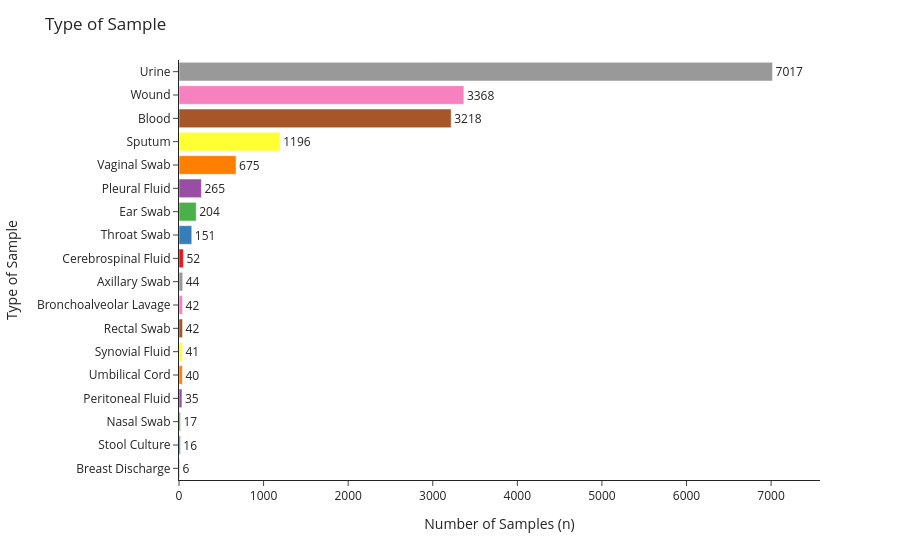

The notebook cell this image was saved under:
### Markdown cell above
## Type of Sample

### Code cell
# Prepare data
plot_df = count_entries("Type of Sample", nonorm=True)

# Plotly Express bar plot
fig = px.bar(
    plot_df, x='Count', y='Type of Sample', orientation='h',
    text='Count', color='Type of Sample',
    color_discrete_sequence=px.colors.qualitative.Set1
)

# Layout tweaks
fig.update_layout(
    title='Type of Sample', template="simple_white",
    xaxis=dict(
        title="Number of Samples (n)",
        range=[0, plot_df['Count'].max() * 1.08]),
    yaxis=dict(
        categoryorder='array',
        categoryarray=plot_df['Type of Sample'].tolist()
    ),
    showlegend=False,
    height=800
)

# Show count outside bars
fig.update_traces(textposition='outside')
fig.show()

### Figure 1 — Plotly figure (JSON) as saved in the notebook; plotly's stock layout.template omitted (floating-point values rounded to 4 significant figures)
{"data": [{"alignmentgroup": "True", "hovertemplate": "Type of Sample=%{y}<br>Count=%{text}<extra></extra>", "legendgroup": "Breast Discharge", "marker": {"color": "rgb(228,26,28)", "pattern": {"shape": ""}}, "name": "Breast Discharge", "offsetgroup": "Breast Discharge", "orientation": "h", "showlegend": true, "text": [6], "textposition": "outside", "type": "bar", "x": [6], "xaxis": "x", "y": ["Breast Discharge"], "yaxis": "y"}, {"alignmentgroup": "True", "hovertemplate": "Type of Sample=%{y}<br>Count=%{text}<extra></extra>", "legendgroup": "Stool Culture", "marker": {"color": "rgb(55,126,184)", "pattern": {"shape": ""}}, "name": "Stool Culture", "offsetgroup": "Stool Culture", "orientation": "h", "showlegend": true, "text": [16], "textposition": "outside", "type": "bar", "x": [16], "xaxis": "x", "y": ["Stool Culture"], "yaxis": "y"}, {"alignmentgroup": "True", "hovertemplate": "Type of Sample=%{y}<br>Count=%{text}<extra></extra>", "legendgroup": "Nasal Swab", "marker": {"color": "rgb(77,175,74)", "pattern": {"shape": ""}}, "name": "Nasal Swab", "offsetgroup": "Nasal Swab", "orientation": "h", "showlegend": true, "text": [17], "textposition": "outside", "type": "bar", "x": [17], "xaxis": "x", "y": ["Nasal Swab"], "yaxis": "y"}, {"alignmentgroup": "True", "hovertemplate": "Type of Sample=%{y}<br>Count=%{text}<extra></extra>", "legendgroup": "Peritoneal Fluid", "marker": {"color": "rgb(152,78,163)", "pattern": {"shape": ""}}, "name": "Peritoneal Fluid", "offsetgroup": "Peritoneal Fluid", "orientation": "h", "showlegend": true, "text": [35], "textposition": "outside", "type": "bar", "x": [35], "xaxis": "x", "y": ["Peritoneal Fluid"], "yaxis": "y"}, {"alignmentgroup": "True", "hovertemplate": "Type of Sample=%{y}<br>Count=%{text}<extra></extra>", "legendgroup": "Umbilical Cord", "marker": {"color": "rgb(255,127,0)", "pattern": {"shape": ""}}, "name": "Umbilical Cord", "offsetgroup": "Umbilical Cord", "orientation": "h", "showlegend": true, "text": [40], "textposition": "outside", "type": "bar", "x": [40], "xaxis": "x", "y": ["Umbilical Cord"], "yaxis": "y"}, {"alignmentgroup": "True", "hovertemplate": "Type of Sample=%{y}<br>Count=%{text}<extra></extra>", "legendgroup": "Synovial Fluid", "marker": {"color": "rgb(255,255,51)", "pattern": {"shape": ""}}, "name": "Synovial Fluid", "offsetgroup": "Synovial Fluid", "orientation": "h", "showlegend": true, "text": [41], "textposition": "outside", "type": "bar", "x": [41], "xaxis": "x", "y": ["Synovial Fluid"], "yaxis": "y"}, {"alignmentgroup": "True", "hovertemplate": "Type of Sample=%{y}<br>Count=%{text}<extra></extra>", "legendgroup": "Rectal Swab", "marker": {"color": "rgb(166,86,40)", "pattern": {"shape": ""}}, "name": "Rectal Swab", "offsetgroup": "Rectal Swab", "orientation": "h", "showlegend": true, "text": [42], "textposition": "outside", "type": "bar", "x": [42], "xaxis": "x", "y": ["Rectal Swab"], "yaxis": "y"}, {"alignmentgroup": "True", "hovertemplate": "Type of Sample=%{y}<br>Count=%{text}<extra></extra>", "legendgroup": "Bronchoalveolar Lavage", "marker": {"color": "rgb(247,129,191)", "pattern": {"shape": ""}}, "name": "Bronchoalveolar Lavage", "offsetgroup": "Bronchoalveolar Lavage", "orientation": "h", "showlegend": true, "text": [42], "textposition": "outside", "type": "bar", "x": [42], "xaxis": "x", "y": ["Bronchoalveolar Lavage"], "yaxis": "y"}, {"alignmentgroup": "True", "hovertemplate": "Type of Sample=%{y}<br>Count=%{text}<extra></extra>", "legendgroup": "Axillary Swab", "marker": {"color": "rgb(153,153,153)", "pattern": {"shape": ""}}, "name": "Axillary Swab", "offsetgroup": "Axillary Swab", "orientation": "h", "showlegend": true, "text": [44], "textposition": "outside", "type": "bar", "x": [44], "xaxis": "x", "y": ["Axillary Swab"], "yaxis": "y"}, {"alignmentgroup": "True", "hovertemplate": "Type of Sample=%{y}<br>Count=%{text}<extra></extra>", "legendgroup": "Cerebrospinal Fluid", "marker": {"color": "rgb(228,26,28)", "pattern": {"shape": ""}}, "name": "Cerebrospinal Fluid", "offsetgroup": "Cerebrospinal Fluid", "orientation": "h", "showlegend": true, "text": [52], "textposition": "outside", "type": "bar", "x": [52], "xaxis": "x", "y": ["Cerebrospinal Fluid"], "yaxis": "y"}, {"alignmentgroup": "True", "hovertemplate": "Type of Sample=%{y}<br>Count=%{text}<extra></extra>", "legendgroup": "Throat Swab", "marker": {"color": "rgb(55,126,184)", "pattern": {"shape": ""}}, "name": "Throat Swab", "offsetgroup": "Throat Swab", "orientation": "h", "showlegend": true, "text": [151], "textposition": "outside", "type": "bar", "x": [151], "xaxis": "x", "y": ["Throat Swab"], "yaxis": "y"}, {"alignmentgroup": "True", "hovertemplate": "Type of Sample=%{y}<br>Count=%{text}<extra></extra>", "legendgroup": "Ear Swab", "marker": {"color": "rgb(77,175,74)", "pattern": {"shape": ""}}, "name": "Ear Swab", "offsetgroup": "Ear Swab", "orientation": "h", "showlegend": true, "text": [204], "textposition": "outside", "type": "bar", "x": [204], "xaxis": "x", "y": ["Ear Swab"], "yaxis": "y"}, {"alignmentgroup": "True", "hovertemplate": "Type of Sample=%{y}<br>Count=%{text}<extra></extra>", "legendgroup": "Pleural Fluid", "marker": {"color": "rgb(152,78,163)", "pattern": {"shape": ""}}, "name": "Pleural Fluid", "offsetgroup": "Pleural Fluid", "orientation": "h", "showlegend": true, "text": [265], "textposition": "outside", "type": "bar", "x": [265], "xaxis": "x", "y": ["Pleural Fluid"], "yaxis": "y"}, {"alignmentgroup": "True", "hovertemplate": "Type of Sample=%{y}<br>Count=%{text}<extra></extra>", "legendgroup": "Vaginal Swab", "marker": {"color": "rgb(255,127,0)", "pattern": {"shape": ""}}, "name": "Vaginal Swab", "offsetgroup": "Vaginal Swab", "orientation": "h", "showlegend": true, "text": [675], "textposition": "outside", "type": "bar", "x": [675], "xaxis": "x", "y": ["Vaginal Swab"], "yaxis": "y"}, {"alignmentgroup": "True", "hovertemplate": "Type of Sample=%{y}<br>Count=%{text}<extra></extra>", "legendgroup": "Sputum", "marker": {"color": "rgb(255,255,51)", "pattern": {"shape": ""}}, "name": "Sputum", "offsetgroup": "Sputum", "orientation": "h", "showlegend": true, "text": [1196], "textposition": "outside", "type": "bar", "x": [1196], "xaxis": "x", "y": ["Sputum"], "yaxis": "y"}, {"alignmentgroup": "True", "hovertemplate": "Type of Sample=%{y}<br>Count=%{text}<extra></extra>", "legendgroup": "Blood", "marker": {"color": "rgb(166,86,40)", "pattern": {"shape": ""}}, "name": "Blood", "offsetgroup": "Blood", "orientation": "h", "showlegend": true, "text": [3218], "textposition": "outside", "type": "bar", "x": [3218], "xaxis": "x", "y": ["Blood"], "yaxis": "y"}, {"alignmentgroup": "True", "hovertemplate": "Type of Sample=%{y}<br>Count=%{text}<extra></extra>", "legendgroup": "Wound", "marker": {"color": "rgb(247,129,191)", "pattern": {"shape": ""}}, "name": "Wound", "offsetgroup": "Wound", "orientation": "h", "showlegend": true, "text": [3368], "textposition": "outside", "type": "bar", "x": [3368], "xaxis": "x", "y": ["Wound"], "yaxis": "y"}, {"alignmentgroup": "True", "hovertemplate": "Type of Sample=%{y}<br>Count=%{text}<extra></extra>", "legendgroup": "Urine", "marker": {"color": "rgb(153,153,153)", "pattern": {"shape": ""}}, "name": "Urine", "offsetgroup": "Urine", "orientation": "h", "showlegend": true, "text": [7017], "textposition": "outside", "type": "bar", "x": [7017], "xaxis": "x", "y": ["Urine"], "yaxis": "y"}], "layout": {"autosize": true, "barmode": "relative", "legend": {"title": {"text": "Type of Sample"}, "tracegroupgap": 0}, "margin": {"t": 60}, "showlegend": false, "title": {"text": "Type of Sample"}, "xaxis": {"anchor": "y", "domain": [0, 1], "range": [0, 7578.0], "title": {"text": "Number of Samples (n)"}, "type": "linear"}, "yaxis": {"anchor": "x", "autorange": true, "categoryarray": ["Breast Discharge", "Stool Culture", "Nasal Swab", "Peritoneal Fluid", "Umbilical Cord", "Synovial Fluid", "Rectal Swab", "Bronchoalveolar Lavage", "Axillary Swab", "Cerebrospinal Fluid", "Throat Swab", "Ear Swab", "Pleural Fluid", "Vaginal Swab", "Sputum", "Blood", "Wound", "Urine"], "categoryorder": "array", "domain": [0, 1], "range": [-0.5, 17.5], "title": {"text": "Type of Sample"}, "type": "category"}}}
